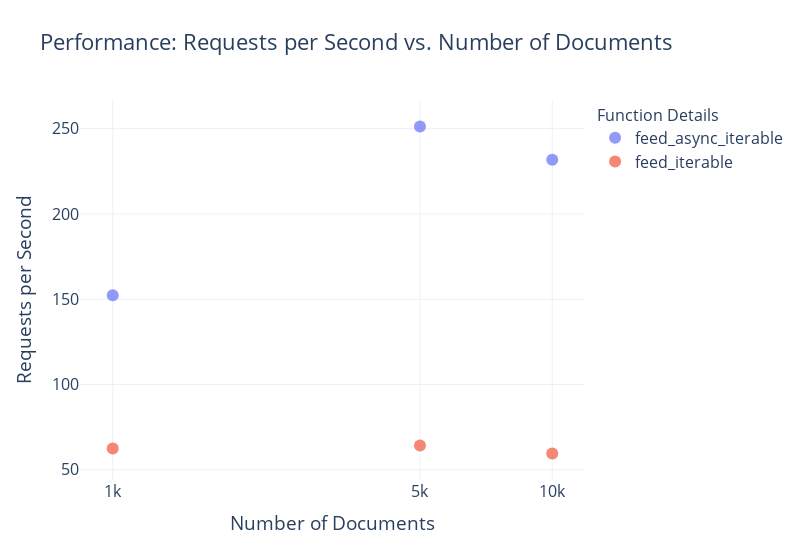

The code cell stored with this chart in its notebook:
### Markdown cell above
## Plotting the results

Let's plot the results to see how the different methods compare.

### Code cell
import plotly.express as px


def plot_performance(df: pd.DataFrame):
    # Create a scatter plot with logarithmic scale for both axes using Plotly Express
    fig = px.scatter(
        df,
        x="num_docs",
        y="requests_per_second",
        color="function_name",  # Defines color based on different functions
        log_x=True,  # Set x-axis to logarithmic scale
        log_y=False,  # If you also want the y-axis in logarithmic scale, set this to True
        title="Performance: Requests per Second vs. Number of Documents",
        labels={  # Customizing axis labels
            "num_docs": "Number of Documents",
            "requests_per_second": "Requests per Second",
            "max_workers": "max_workers",
            "max_queue_size": "max_queue_size",
        },
        template="plotly_white",  # This sets the style to a white background, adhering to Tufte's minimalist principles
        hover_data=[
            "max_workers",
            "max_queue_size",
            "max_connections",
        ],  # Additional information to show on hover
    )

    # Update layout for better readability, similar to 'talk' context in Seaborn
    fig.update_layout(
        font=dict(
            size=16,  # Adjusting font size for better visibility, similar to 'talk' context
        ),
        legend_title_text="Function Details",  # Custom legend title
        legend=dict(
            title_font_size=16,
            x=800,  # Adjusting legend position similar to bbox_to_anchor in Matplotlib
            xanchor="auto",
            y=1,
            yanchor="auto",
        ),
        width=800,  # Adjusting width of the plot
    )
    fig.update_xaxes(
        tickvals=[1000, 5000, 10000],  # Set specific tick values
        ticktext=["1k", "5k", "10k"],  # Set corresponding tick labels
    )

    fig.update_traces(
        marker=dict(size=12, opacity=0.7)
    )  # Adjust marker size and opacity
    # Show plot
    fig.show()
    # Save plot as HTML file
    fig.write_html("performance.html")


plot_performance(df)

### Figure 1 — Plotly figure (JSON) as saved in the notebook; plotly's stock layout.template omitted (floating-point values rounded to 4 significant figures)
{"data": [{"customdata": [[64, 2500, 64], [64, 2500, 64], [64, 2500, 64]], "hovertemplate": "function_name=feed_async_iterable<br>Number of Documents=%{x}<br>Requests per Second=%{y}<br>max_workers=%{customdata[0]}<br>max_queue_size=%{customdata[1]}<br>max_connections=%{customdata[2]}<extra></extra>", "legendgroup": "feed_async_iterable", "marker": {"color": "#636efa", "opacity": 0.7, "size": 12, "symbol": "circle"}, "mode": "markers", "name": "feed_async_iterable", "orientation": "v", "showlegend": true, "type": "scatter", "x": [1000, 5000, 10000], "xaxis": "x", "y": [152.3, 251.2, 231.8], "yaxis": "y"}, {"customdata": [[64, 2500, 64], [64, 2500, 64], [64, 2500, 64]], "hovertemplate": "function_name=feed_iterable<br>Number of Documents=%{x}<br>Requests per Second=%{y}<br>max_workers=%{customdata[0]}<br>max_queue_size=%{customdata[1]}<br>max_connections=%{customdata[2]}<extra></extra>", "legendgroup": "feed_iterable", "marker": {"color": "#EF553B", "opacity": 0.7, "size": 12, "symbol": "circle"}, "mode": "markers", "name": "feed_iterable", "orientation": "v", "showlegend": true, "type": "scatter", "x": [1000, 5000, 10000], "xaxis": "x", "y": [62.53, 64.22, 59.55], "yaxis": "y"}], "layout": {"font": {"size": 16}, "legend": {"title": {"font": {"size": 16}, "text": "Function Details"}, "tracegroupgap": 0, "x": 800, "xanchor": "auto", "y": 1, "yanchor": "auto"}, "title": {"text": "Performance: Requests per Second vs. Number of Documents"}, "width": 800, "xaxis": {"anchor": "y", "domain": [0, 1], "ticktext": ["1k", "5k", "10k"], "tickvals": [1000, 5000, 10000], "title": {"text": "Number of Documents"}, "type": "log"}, "yaxis": {"anchor": "x", "domain": [0, 1], "title": {"text": "Requests per Second"}}}}
